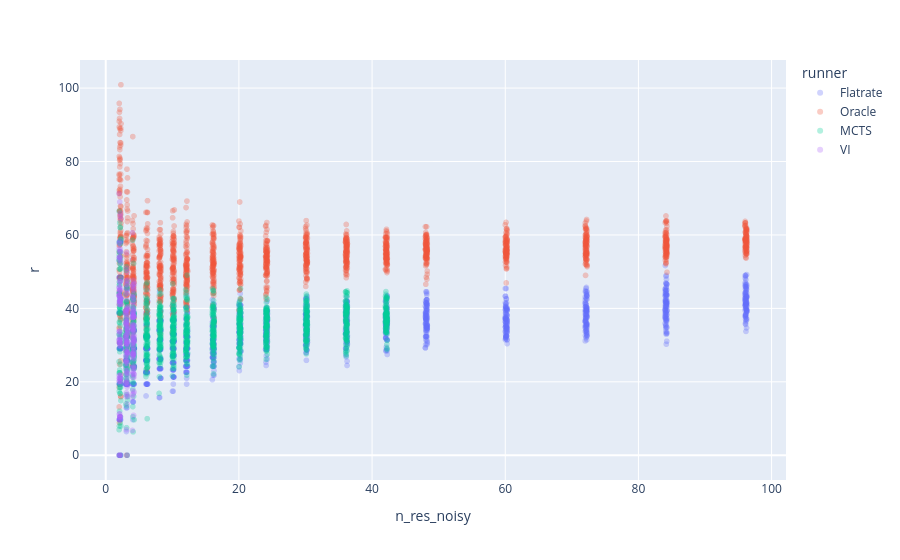

The notebook cell this image was saved under:
### Code cell
df["n_res_noisy"] = df["n_r"] + 0.3*np.random.rand(len(df))
px.scatter(df, x="n_res_noisy", y = "r", color="runner", opacity=0.3)

### Figure 1 — Plotly figure (JSON) as saved in the notebook; plotly's stock layout.template omitted (floating-point values rounded to 4 significant figures; data arrays with more than 128 entries replaced by an {"elided": "..."} marker saying what was removed)
{"data": [{"hovertemplate": "runner=Flatrate<br>n_res_noisy=%{x}<br>r=%{y}<extra></extra>", "legendgroup": "Flatrate", "marker": {"color": "#636efa", "opacity": 0.3, "symbol": "circle"}, "mode": "markers", "name": "Flatrate", "showlegend": true, "x": {"elided": "1800 float values"}, "xaxis": "x", "y": {"elided": "1800 float values"}, "yaxis": "y", "type": "scattergl"}, {"hovertemplate": "runner=Oracle<br>n_res_noisy=%{x}<br>r=%{y}<extra></extra>", "legendgroup": "Oracle", "marker": {"color": "#EF553B", "opacity": 0.3, "symbol": "circle"}, "mode": "markers", "name": "Oracle", "showlegend": true, "x": {"elided": "1800 float values"}, "xaxis": "x", "y": {"elided": "1800 float values"}, "yaxis": "y", "type": "scattergl"}, {"hovertemplate": "runner=MCTS<br>n_res_noisy=%{x}<br>r=%{y}<extra></extra>", "legendgroup": "MCTS", "marker": {"color": "#00cc96", "opacity": 0.3, "symbol": "circle"}, "mode": "markers", "name": "MCTS", "showlegend": true, "x": {"elided": "1300 float values"}, "xaxis": "x", "y": {"elided": "1300 float values"}, "yaxis": "y", "type": "scattergl"}, {"hovertemplate": "runner=VI<br>n_res_noisy=%{x}<br>r=%{y}<extra></extra>", "legendgroup": "VI", "marker": {"color": "#ab63fa", "opacity": 0.3, "symbol": "circle"}, "mode": "markers", "name": "VI", "showlegend": true, "x": {"elided": "300 float values"}, "xaxis": "x", "y": {"elided": "300 float values"}, "yaxis": "y", "type": "scattergl"}], "layout": {"xaxis": {"anchor": "y", "domain": [0.0, 1.0], "title": {"text": "n_res_noisy"}}, "yaxis": {"anchor": "x", "domain": [0.0, 1.0], "title": {"text": "r"}}, "legend": {"title": {"text": "runner"}, "tracegroupgap": 0}, "margin": {"t": 60}}}
